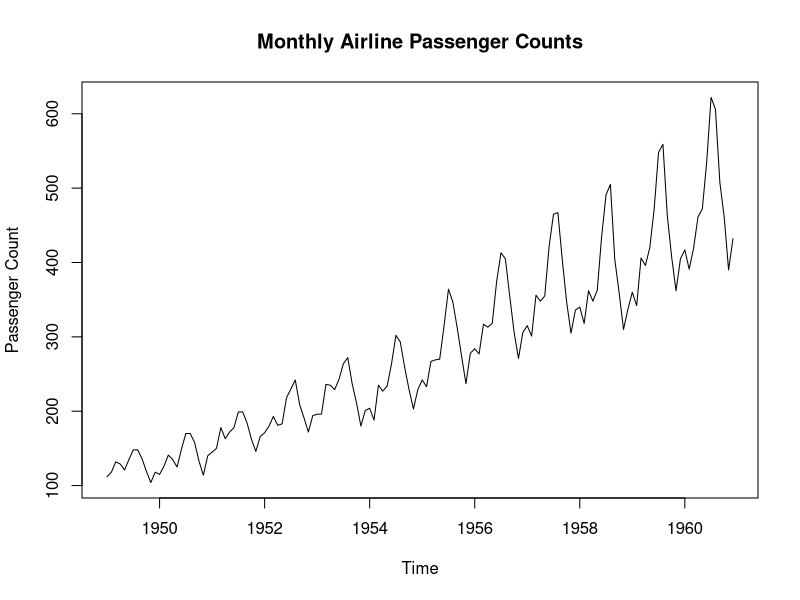
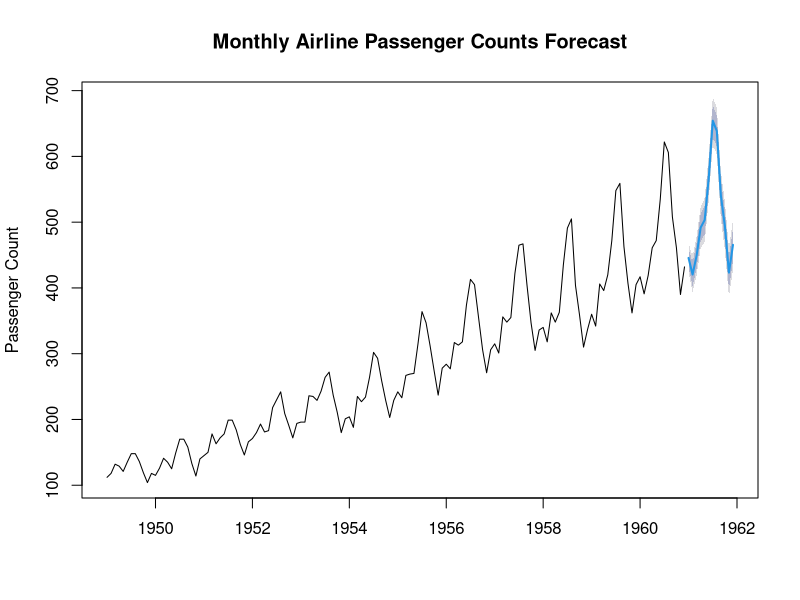

The R source for these figures, in order:
# Load the dataset
data(AirPassengers)

# Convert the data to a time-series object
ts_data <- ts(AirPassengers, frequency = 12, start = c(1949, 1))

# Plot the time-series data
plot(ts_data, main = "Monthly Airline Passenger Counts", ylab = "Passenger Count")
# Load the forecast package
library(forecast)

# Fit an ARIMA model to the data
fit <- auto.arima(ts_data)

# Generate a forecast for the next 12 months
forecast_data <- forecast(fit, h = 12)

# Plot the forecast
plot(forecast_data, main = "Monthly Airline Passenger Counts Forecast", ylab = "Passenger Count")
